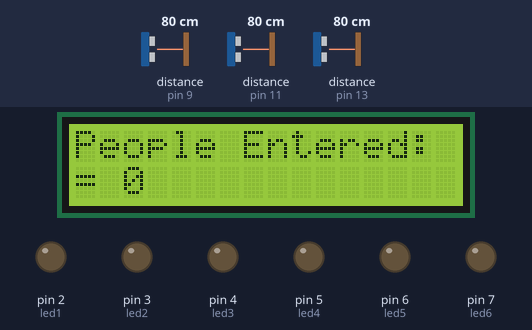
This sketch was run on a simulated Arduino Uno, built with avr-gcc and run on an emulated ATmega328P. Parts: 16×2 character LCD, output pins drawn as LEDs (lit = HIGH). Wiring (inferred from the names in the program): 3 × ultrasonic range finder: trigger pin 8, echo pin 9 / trigger pin 10, echo pin 11 / trigger pin 12, echo pin 13. Inputs (shaded band) come from the test bench; at power-on: distance to the obstacle (sensors on pin 9, pin 11, pin 13) 80 cm. The echo pulse lasts 58.3 µs per cm; pins used as bus, display or sensor lines are not drawn; what the sketch prints to the serial monitor is not drawn.

Above: at 1.2 s.
1.3 s: distance to the obstacle (sensor on pin 9) set to 11 cm
2.8 s: distance to the obstacle (sensor on pin 9) set to 8 cm
At 3.7 s:
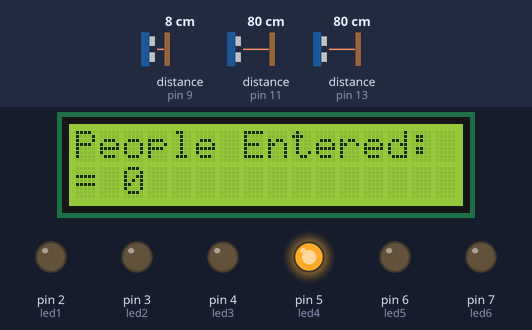
4.3 s: distance to the obstacle (sensor on pin 11) set to 11 cm
5.8 s: distance to the obstacle (sensor on pin 11) set to 8 cm
At 6.8 s:
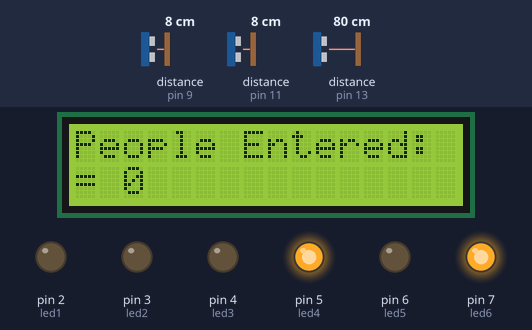
7.3 s: distance to the obstacle (sensor on pin 13) set to 11 cm
8.8 s: distance to the obstacle (sensor on pin 13) set to 8 cm
At 9.7 s:
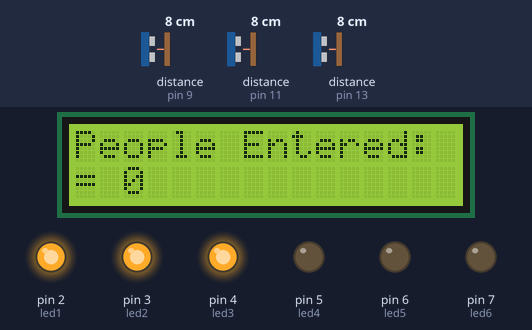
Timing chart, 0 to 11.8 s (numbered marks = the images above; inputs shaded):
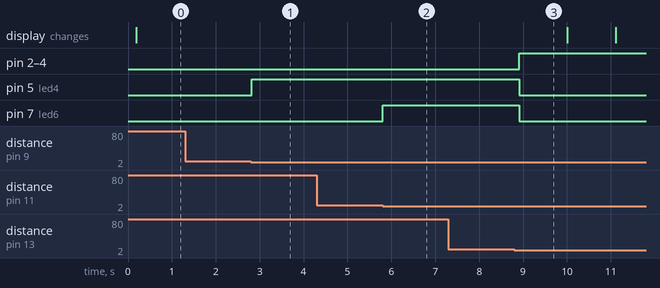

The sketch:

Counter_Project.ino
```cpp
#include <LiquidCrystal.h>
LiquidCrystal lcd(A5, A4, A3, A2, A1, A0);

int led1=2;
int led2=3;
int led3=4,led4=5,led5=6,led6=7;


int count = 0;
String re="R";
String c1 = re;
String ch=re;
String c2 = re;
String c3 = re;
int s1,s2,s3,p,p1,p2;

const int trigPin1 = 8;
const int echoPin1 = 9;

const int trigPin2 = 10;
const int echoPin2 = 11;

const int trigPin3 = 12;
const int echoPin3 = 13;

void setup() {

  pinMode(trigPin1, OUTPUT);
  pinMode(echoPin1, INPUT);

  pinMode(trigPin2, OUTPUT);
  pinMode(echoPin2, INPUT);

  pinMode(trigPin3, OUTPUT);
  pinMode(echoPin3, INPUT);
  pinMode(led1,1);
  pinMode(led2,1);
  pinMode(led3,1);
  pinMode(led4,1);
  pinMode(led5,1);
  pinMode(led6,1);


  Serial.begin(9600);
  lcd.begin(16, 2);
  lcd.setCursor(0, 0);
  lcd.print("People Entered: ");
  lcd.setCursor(0, 1);
  lcd.print("=");

}
long microsecondsToCentimeters(int mic)
{
  return mic/29/2;
}
void loop() {


  long duration1, cm1, duration2, cm2, duration3, cm3;


  digitalWrite(trigPin1, LOW);
  delayMicroseconds(2);
  digitalWrite(trigPin1, HIGH);
  delayMicroseconds(10);
  digitalWrite(trigPin1, LOW);

  duration1 = pulseIn(echoPin1, HIGH);

  cm1 = microsecondsToCentimeters(duration1);

  digitalWrite(trigPin2, LOW);
  delayMicroseconds(2);
  digitalWrite(trigPin2, HIGH);
  delayMicroseconds(10);
  digitalWrite(trigPin2, LOW);

  duration2 = pulseIn(echoPin2, HIGH);
  cm2 = microsecondsToCentimeters(duration2);

  digitalWrite(trigPin3, LOW);
  delayMicroseconds(2);
  digitalWrite(trigPin3, HIGH);
  delayMicroseconds(10);
  digitalWrite(trigPin3, LOW);

  duration3 = pulseIn(echoPin3, HIGH);
  cm3 = microsecondsToCentimeters(duration3);

Serial.print(cm1);
Serial.print(" ");
Serial.print(cm2);
Serial.print(" ");
Serial.print(cm3);
Serial.println(" ");


if(cm3==0)
{
  cm3=11;
}


 // Serial.print("X= ");
 // Serial.println(cm3);

  if ((cm1 <9 && c1==re) &&(c3==re&&ch==re)&&(c2==re&&c1==re))
  {
   ch="x";
   c1="x";
   Serial.print(ch);
   digitalWrite(led4,1);

  }
 if ((cm1 <9 && c1==re) &&(c3=="z" && ch=="zy"))
  {
    c1="x";
    ch="zyx";
    Serial.print(ch);
  }
  if((cm2<9 && c3==re)&&(c2==re&&c1=="x")&&(ch=="x"&&c1=="x"))
  {
    c2="y";
    ch="xy";
    Serial.print(ch);
    digitalWrite(led4,1);
    digitalWrite(led6,1);
  }
  if((cm2<9&&c3=="z")&&(c2==re&&c1==re)&&(ch=="z"&&c1==re))
  {
    c2="y";
    ch="zy";
    Serial.print(ch);
    digitalWrite(led4,1);
    digitalWrite(led6,1);

  }
  if((cm3<9&&c3==re)&&(c2=="y"&&ch=="xy")&&(c1=="x"&&ch=="xy"))
  {
    c3="z";
    ch="xyz";
    Serial.print(ch);
  }
  if((cm3<9&&c3==re)&&(c2==re&&ch==re)&&(c1==re&&ch==re))
  {
    c3="z";
    ch=c3;
    Serial.print(ch);
    digitalWrite(led6,1);
  }
  Serial.println(ch);
  if((ch=="xyz"&&c1=="x")&&(c2=="y"&&c3=="z"))
  {

    count++;
    ch=re;
    c1=re;
    c2=re;
    c3=re;

    digitalWrite(led1,1);
    digitalWrite(led2,1);
    digitalWrite(led3,1);
    digitalWrite(led4,0);
    digitalWrite(led6,0);
    delay(1000);

  }
  if((ch=="zyx"&&c1=="x")&&(c2 == "y" && c3 =="z"))
  {
    count--;
    ch=re;
    c1=re;
    c2=re;
    c3=re;


    digitalWrite(led4,0);
    digitalWrite(led6,0);
    delay(1000);

  }
 delay(100);


 if(count<0)
 {
  count=0;
 }


  Serial.println(count);
  lcd.setCursor(2, 1);
  lcd.print(count);
  delay(5);
  if((count==0&&c3==re)&&(c2==re&&ch==re)&&(c1==re&&ch==re))
  {
    digitalWrite(led1,0);
    digitalWrite(led2,0);
    digitalWrite(led3,0);
    digitalWrite(led4,0);
    digitalWrite(led6,0);
  }


}
```

Measured:
- the behaviour switches between 10 and 9 cm on distance to the obstacle (sensor on pin 9) (found by bisection; images 0 and 1)
- the behaviour switches between 10 and 9 cm on distance to the obstacle (sensor on pin 11) (found by bisection; images 1 and 2)
- the behaviour switches between 10 and 9 cm on distance to the obstacle (sensor on pin 13) (found by bisection; images 2 and 3)
- after the input at 1.3 s, every drawn part: stays the same
- after the input at 2.8 s, pin 5 (led4): LOW → HIGH at once
- after the input at 4.3 s, every drawn part: stays the same
- after the input at 5.8 s, pin 7 (led6): LOW → HIGH at once
- after the input at 7.3 s, every drawn part: stays the same
- after the input at 8.8 s, pin 2 (led1), pin 3 (led2), pin 4 (led3): LOW → HIGH after 0.11 s; pin 5 (led4), pin 7 (led6): HIGH → LOW after 0.11 s
